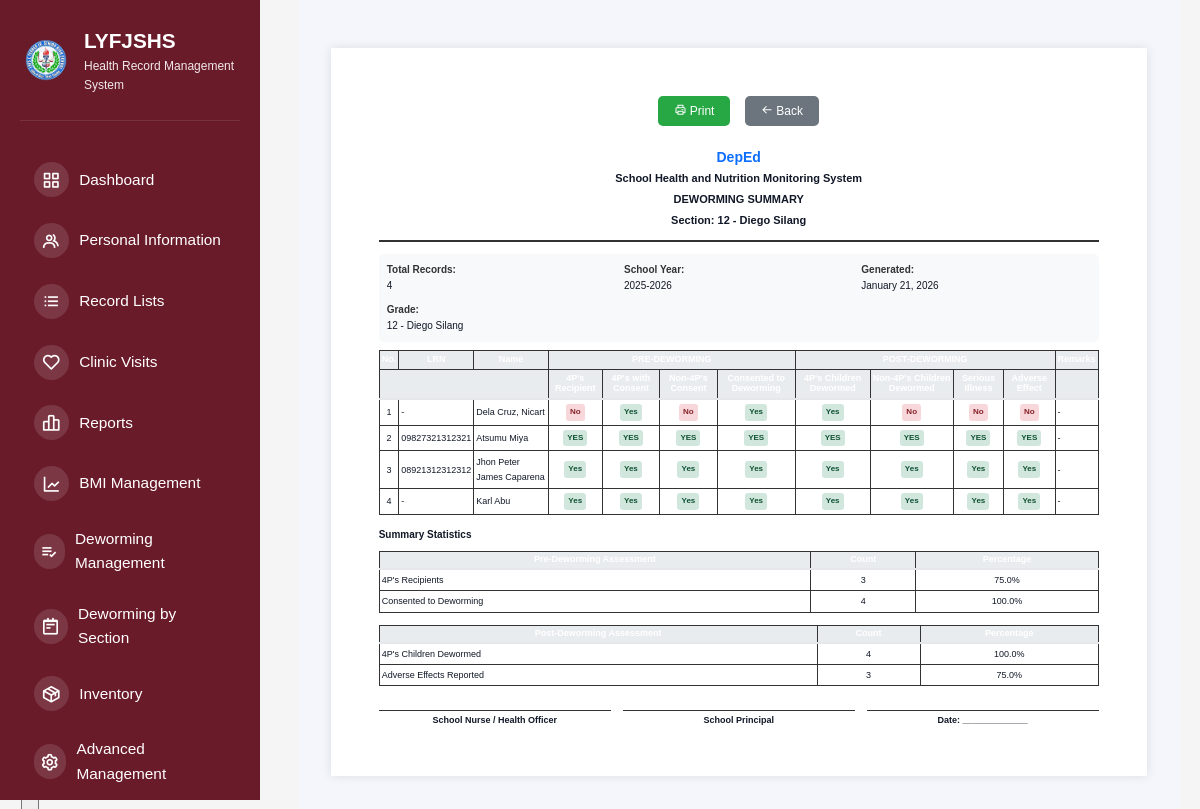
Page /deworming-section-print/12 - Diego Silang (signed in) on the committed database.
### tables this page shows
CREATE TABLE deworming_records (
                id INTEGER PRIMARY KEY AUTOINCREMENT,
                person_type TEXT NOT NULL,
                person_id TEXT,
                name TEXT NOT NULL,
                grade TEXT,
                section TEXT NOT NULL,
                lrn TEXT,
                school_year TEXT,
                pre_4ps_recipient TEXT,
                pre_4ps_with_consent TEXT,
                pre_non_4ps_consent TEXT,
                pre_deworming_consent TEXT,
                post_4ps_children TEXT,
                post_non_4ps_children TEXT,
                post_serious_illness TEXT,
                post_adverse_effect TEXT,
                remarks TEXT,
                recorded_date TEXT,
                recorded_by INTEGER,
                recorded_by_name TEXT,
                created_at TIMESTAMP DEFAULT CURRENT_TIMESTAMP,
                updated_at TIMESTAMP DEFAULT CURRENT_TIMESTAMP, gender TEXT,
                FOREIGN KEY(recorded_by) REFERENCES users(id)
            );

### src/app.py (the view)
@app.route("/deworming-section-print/<section>")
@require_role('super_admin', 'health_officer')
def deworming_section_print(section):
    db = get_db_connection()
    if not db:
        flash("Database error.", "danger")
        return redirect(url_for("deworming_section_view"))
    try:
        cursor = db.cursor()
        cursor.execute("""
            SELECT * FROM deworming_records
            WHERE section = ?
            ORDER BY recorded_date DESC, name ASC
        """, (section,))
        deworming_records = cursor.fetchall()
        db.close()
        return render_template("admin/deworming_section_print.html",
                             section=section,
                             deworming_records=deworming_records,
                             now=datetime.now)
    except sqlite3.Error as e:
        flash(f"Error: {str(e)}", "danger")
        return redirect(url_for("deworming_section_view"))

### src/app.py (called while the page is built)
@app.before_request
def check_user_status():
    if session.get("logged_in"):
        if request.endpoint in ['login', 'logout', 'register', 'pending_approval', 'static']:
            return
        if session.get("role") == "pending":
            return redirect(url_for("pending_approval"))
        db = get_db_connection()
        if db:
            try:
                cursor = db.cursor()
                cursor.execute("SELECT is_active FROM users WHERE id = ?", (session.get("user_id"),))
                user = cursor.fetchone()
                db.close()
                if not user or not safe_row_get(user, 'is_active', 1):
                    session.clear()
                    flash("Your account has been disabled. Please contact the administrator.", "danger")
                    return redirect(url_for("login"))
            except sqlite3.Error:
                db.close()

@app.context_processor
def inject_user():
    user = None
    if session.get("logged_in"):
        db = get_db_connection()
        if db:
            try:
                cursor = db.cursor()
                cursor.execute("SELECT * FROM users WHERE id = ?", (session.get("user_id"),))
                user = cursor.fetchone()
                db.close()
            except sqlite3.Error:
                pass
    return {'current_user': user, 'max': max, 'min': min, 'range': range}

def get_db_connection():
    try:
        conn = sqlite3.connect(DATABASE)
        conn.row_factory = sqlite3.Row  # This enables column access by name
        return conn
    except sqlite3.Error as e:
        print(f"Database connection error: {e}")
        return None

def safe_row_get(row, key, default=None):
    if row is None:
        return default
    try:
        return row[key]
    except (IndexError, KeyError):
        return default

### templates/admin/deworming_section_print.html (shortened to what this page needs)
{% extends "shared/base.html" %}  {% block content %}
<div class="print-container">
  <div class="btn-container">
    <button class="btn-print" onclick="window.print()">
      <i class="bx bx-printer"></i> Print
    </button>
    <button class="btn-print" onclick="window.history.back()" style="background: #6c757d">
      <i class="bx bx-arrow-back"></i> Back
    </button>
  </div>
  <div class="form-header">
    <div class="deped-logo">DepEd</div>
    <div class="school-info">School Health and Nutrition Monitoring System</div>
    <div class="form-title">DEWORMING SUMMARY</div>
    <div class="form-title">Section: <strong>{{ section }}</strong></div>
  </div>
  <div class="section-info">
    <div class="info-box">
      <span class="info-label">Total Records:</span><br />
      {{ deworming_records | length }}
    </div>
    <div class="info-box">
      <span class="info-label">School Year:</span><br />
      {% if deworming_records %}{{ deworming_records[0]['school_year'] or '-'
      }}{% else %}-{% endif %}
    </div>
    <div class="info-box">
      <span class="info-label">Generated:</span><br />
      {% set now = now() %}{{ now.strftime('%B %d, %Y') if now else '' }}
    </div>
    <div class="info-box">
      <span class="info-label">Grade:</span><br />
      {% if deworming_records %}{{ deworming_records[0]['grade'] or '-' }}{%
      else %}-{% endif %}
    </div>
  </div>
  {% if deworming_records %}
  <table>
    <thead>
      <tr>
        <th>No.</th>
        <th>LRN</th>
        <th>Name</th>
        <th colspan="4">PRE-DEWORMING</th>
        <th colspan="4">POST-DEWORMING</th>
        <th>Remarks</th>
      </tr>
      <tr>
        <th colspan="3"></th>
        <th>4P's Recipient</th>
        <th>4P's with Consent</th>
        <th>Non-4P's Consent</th>
        <th>Consented to Deworming</th>
        <th>4P's Children Dewormed</th>
        <th>Non-4P's Children Dewormed</th>
        <th>Serious Illness</th>
        <th>Adverse Effect</th>
        <th></th>
      </tr>
    </thead>
    <tbody>
      {% for record in deworming_records %}
      <tr>
        <td>{{ loop.index }}</td>
        <td class="text-left">{{ record['lrn'] or '-' }}</td>
        <td class="text-left">{{ record['name'] }}</td>
        <td>
          <span class="badge badge-{{ ('yes' if record['pre_4ps_recipient'] in ['YES', 'Yes', 'yes'] else 'no') }}">
            {{ record['pre_4ps_recipient'] or '-' }}
          </span>
        </td>
        <td>
          <span class="badge badge-{{ ('yes' if record['pre_4ps_with_consent'] in ['YES', 'Yes', 'yes'] else 'no') }}">
            {{ record['pre_4ps_with_consent'] or '-' }}
          </span>
        </td>
        <td>
          <span class="badge badge-{{ ('yes' if record['pre_non_4ps_consent'] in ['YES', 'Yes', 'yes'] else 'no') }}">
            {{ record['pre_non_4ps_consent'] or '-' }}
          </span>
        </td>
        <td>
          <span class="badge badge-{{ ('yes' if record['pre_deworming_consent'] in ['YES', 'Yes', 'yes'] else 'no') }}">
            {{ record['pre_deworming_consent'] or '-' }}
          </span>
        </td>
        <td>
          <span class="badge badge-{{ ('yes' if record['post_4ps_children'] in ['YES', 'Yes', 'yes'] else 'no') }}">
            {{ record['post_4ps_children'] or '-' }}
          </span>
        </td>
        <td>
          <span class="badge badge-{{ ('yes' if record['post_non_4ps_children'] in ['YES', 'Yes', 'yes'] else 'no') }}">
            {{ record['post_non_4ps_children'] or '-' }}
          </span>
        </td>
        <td>
          <span class="badge badge-{{ ('yes' if record['post_serious_illness'] in ['YES', 'Yes', 'yes'] else 'no') }}">
            {{ record['post_serious_illness'] or '-' }}
          </span>
        </td>
        <td>
          <span class="badge badge-{{ ('yes' if record['post_adverse_effect'] in ['YES', 'Yes', 'yes'] else 'no') }}">
            {{ record['post_adverse_effect'] or '-' }}
          </span>
        </td>
        <td class="text-left">{{ record['remarks'] or '-' }}</td>
      </tr>
      {% endfor %}
    </tbody>
  </table>
  <div class="summary-section">
    <div class="summary-title">Summary Statistics</div>
    <table class="summary-table">
      <thead>
        <tr>
          <th>Pre-Deworming Assessment</th>
          <th>Count</th>
          <th>Percentage</th>
        </tr>
      </thead>
      <tbody>
        {% set total = deworming_records | length %} {% set pre_4ps_yes =
        deworming_records | selectattr('pre_4ps_recipient', 'in', ['YES', 'Yes',
        'yes']) | list %} {% set pre_consent_yes = deworming_records |
        selectattr('pre_deworming_consent', 'in', ['YES', 'Yes', 'yes']) | list
        %}
        <tr>
          <td class="text-left">4P's Recipients</td>
          <td>{{ pre_4ps_yes | length }}</td>
          <td>
            {{ "%.1f" | format((pre_4ps_yes | length / total * 100) if total > 0
            else 0) }}%
          </td>
        </tr>
        <tr>
          <td class="text-left">Consented to Deworming</td>
          <td>{{ pre_consent_yes | length }}</td>
          <td>
            {{ "%.1f" | format((pre_consent_yes | length / total * 100) if total
            > 0 else 0) }}%
          </td>
        </tr>
      </tbody>
    </table>
    <table class="summary-table">
      <thead>
        <tr>
          <th>Post-Deworming Assessment</th>
          <th>Count</th>
          <th>Percentage</th>
        </tr>
      </thead>
      <tbody>
        {% set post_4ps_yes = deworming_records |
        selectattr('post_4ps_children', 'in', ['YES', 'Yes', 'yes']) | list %}
        {% set post_adverse_yes = deworming_records |
        selectattr('post_adverse_effect', 'in', ['YES', 'Yes', 'yes']) | list %}
        <tr>
          <td class="text-left">4P's Children Dewormed</td>
          <td>{{ post_4ps_yes | length }}</td>
          <td>
            {{ "%.1f" | format((post_4ps_yes | length / total * 100) if total >
            0 else 0) }}%
          </td>
        </tr>
        <tr>
          <td class="text-left">Adverse Effects Reported</td>
          <td>{{ post_adverse_yes | length }}</td>
          <td>
            {{ "%.1f" | format((post_adverse_yes | length / total * 100) if
            total > 0 else 0) }}%
          </td>
        </tr>
      </tbody>
    </table>
  </div>
  <div class="signatures">
    <div class="signature-line">
      <div class="sig-line">School Nurse / Health Officer</div>
    </div>
    <div class="signature-line">
      <div class="sig-line">School Principal</div>
    </div>
    <div class="signature-line">
      <div class="sig-line">Date: _____________</div>
    </div>
  </div>
  {% else %}
  <div style="text-align: center; padding: 40px; color: #999">
    <p>No deworming records found for this section.</p>
  </div>
  {% endif %}
</div>
{% endblock %}

### static/css/dashboard.css (style rules this page uses)
* { margin: 0; padding: 0; box-sizing: border-box; }
:root { --primary-color: #2bb0a1; --secondary-color: #8b2340; --danger-color: #dc2626; --success-color: #16a34a; --warning-color: #ea580c; --light-bg: #f8fafc; --white: #ffffff; --text-dark: #1f2937; --text-light: #6b7280; --border-color: #e5e7eb; --shadow: 0 1px 3px rgba(0, 0, 0, 0.1); --shadow-lg: 0 10px 15px -3px rgba(0, 0, 0, 0.1); }
body { font-family: -apple-system, BlinkMacSystemFont, "Segoe UI", Roboto, Oxygen, Ubuntu, Cantarell, sans-serif; background-color: var(--light-bg); color: var(--text-dark); line-height: 1.6; }
html, body { height: 100%; font-family: system-ui, -apple-system, BlinkMacSystemFont, "Segoe UI", Roboto, sans-serif; }
body { background: #f5f6fb; color: #111827; }
table { width: 100%; border-collapse: collapse; font-size: 14px; }
table thead { background-color: #a83e51; border-bottom: 2px solid var(--border-color); }
table th { padding: 15px; text-align: left; font-weight: 600; color: white; }
table td { padding: 15px; border-bottom: 1px solid var(--border-color); }

### templates/admin/deworming_section_print.html (style rules this page uses)
* { margin: 0; padding: 0; }
html, body { width: 100%; height: 100%; }
body { margin: 0; padding: 0; background: #f5f5f5; font-family: Arial, sans-serif; display: flex; justify-content: center; align-items: flex-start; }
.print-container { background: white; max-width: 8.5in; width: 100%; margin: 20px auto; padding: 0.5in; box-shadow: 0 0 10px rgba(0, 0, 0, 0.1); }
.btn-container { text-align: center; margin-bottom: 20px; }
.btn-print { background: #28a745; color: white; border: none; padding: 8px 16px; border-radius: 5px; cursor: pointer; font-size: 12px; margin: 0 5px; }
.form-header { text-align: center; margin-bottom: 12px; border-bottom: 2px solid #333; padding-bottom: 8px; }
.deped-logo { font-size: 14px; font-weight: bold; color: #0d6efd; margin: 0; padding: 0; }
.school-info { font-size: 11px; font-weight: bold; margin: 2px 0; }
.form-title { font-size: 11px; font-weight: bold; margin: 3px 0; }
.section-info { display: grid; grid-template-columns: 1fr 1fr 1fr; gap: 8px; margin: 8px 0; padding: 8px; background: #f8f9fa; border-radius: 5px; }
.info-box { font-size: 10px; margin: 0; padding: 0; }
.info-label { font-weight: bold; color: #333; }
table { width: 100%; border-collapse: collapse; margin: 8px 0; font-size: 9px; }
table thead { background: #e9ecef; }
table th { border: 1px solid #333; padding: 4px 2px; text-align: center; font-weight: bold; line-height: 1.1; }
table td { border: 1px solid #333; padding: 4px 2px; text-align: center; }
table td.text-left { text-align: left; }
.summary-section { margin-top: 12px; }
.summary-title { font-weight: bold; font-size: 10px; margin-bottom: 6px; }
.summary-table { width: 100%; font-size: 9px; margin-bottom: 12px; }
.summary-table th, .summary-table td { border: 1px solid #333; padding: 3px 2px; text-align: center; }
.summary-table th { background: #e9ecef; font-weight: bold; }
.signatures { margin-top: 12px; display: grid; grid-template-columns: 1fr 1fr 1fr; gap: 12px; font-size: 9px; }
.signature-line { text-align: center; }
.sig-line { border-top: 1px solid #333; margin-top: 12px; padding-top: 2px; font-weight: bold; }
.badge { display: inline-block; padding: 2px 4px; border-radius: 3px; font-size: 8px; font-weight: bold; }
.badge-yes { background: #d1e7dd; color: #0f5132; }
.badge-no { background: #f8d7da; color: #842029; }

### rows in the picture
deworming_records: school_year "2025-2026", grade "12 - Diego Silang", lrn "-", name "Dela Cruz, Nicart", pre_4ps_recipient "No", pre_4ps_with_consent "Yes", pre_non_4ps_consent "No", pre_deworming_consent "Yes", post_4ps_children "Yes", post_non_4ps_children "No", post_serious_illness "No", post_adverse_effect "No", remarks "-"
deworming_records: lrn "09827321312321", name "Atsumu Miya", pre_4ps_recipient "YES", pre_4ps_with_consent "YES", pre_non_4ps_consent "YES", pre_deworming_consent "YES", post_4ps_children "YES", post_non_4ps_children "YES", post_serious_illness "YES", post_adverse_effect "YES", remarks "-"
deworming_records: lrn "08921312312312", name "Jhon Peter James Caparena", pre_4ps_recipient "Yes", pre_4ps_with_consent "Yes", pre_non_4ps_consent "Yes", pre_deworming_consent "Yes", post_4ps_children "Yes", post_non_4ps_children "Yes", post_serious_illness "Yes", post_adverse_effect "Yes", remarks "-"
deworming_records: lrn "-", name "Karl Abu", pre_4ps_recipient "Yes", pre_4ps_with_consent "Yes", pre_non_4ps_consent "Yes", pre_deworming_consent "Yes", post_4ps_children "Yes", post_non_4ps_children "Yes", post_serious_illness "Yes", post_adverse_effect "Yes", remarks "-"

### other values in the picture
{{ section }} "12 - Diego Silang"
{{ deworming_records | length }} "4"
{{ now.strftime('%B %d, %Y') if now else '' }} "January 21, 2026"
{{ pre_4ps_yes | length }} "3"
{{ pre_consent_yes | length }} "4"
{{ post_4ps_yes | length }} "4"
{{ post_adverse_yes | length }} "3"
